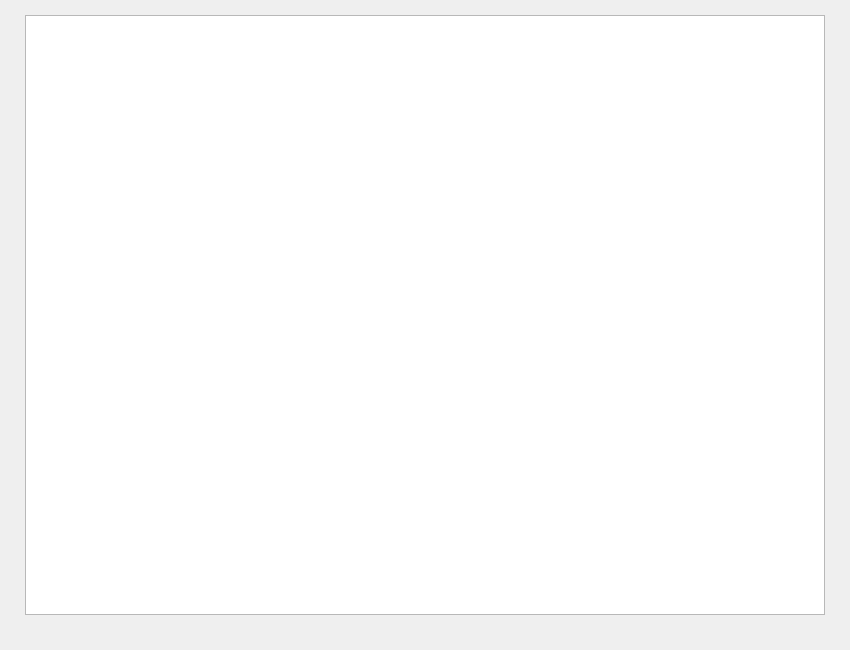
<?xml version="1.0" encoding="UTF-8"?>
<ui version="4.0">
 <class>engine</class>
 <widget class="QDialog" name="engine">
  <property name="geometry">
   <rect>
    <x>0</x>
    <y>0</y>
    <width>850</width>
    <height>650</height>
   </rect>
  </property>
  <property name="sizePolicy">
   <sizepolicy hsizetype="Fixed" vsizetype="Fixed">
    <horstretch>0</horstretch>
    <verstretch>0</verstretch>
   </sizepolicy>
  </property>
  <property name="minimumSize">
   <size>
    <width>850</width>
    <height>650</height>
   </size>
  </property>
  <property name="maximumSize">
   <size>
    <width>850</width>
    <height>650</height>
   </size>
  </property>
  <property name="windowTitle">
   <string>engine</string>
  </property>
  <widget class="QGraphicsView" name="graphicsView">
   <property name="geometry">
    <rect>
     <x>25</x>
     <y>15</y>
     <width>800</width>
     <height>600</height>
    </rect>
   </property>
   <property name="sizePolicy">
    <sizepolicy hsizetype="Fixed" vsizetype="Fixed">
     <horstretch>0</horstretch>
     <verstretch>0</verstretch>
    </sizepolicy>
   </property>
   <property name="minimumSize">
    <size>
     <width>800</width>
     <height>600</height>
    </size>
   </property>
   <property name="maximumSize">
    <size>
     <width>800</width>
     <height>600</height>
    </size>
   </property>
  </widget>
 </widget>
 <resources/>
 <connections/>
</ui>
